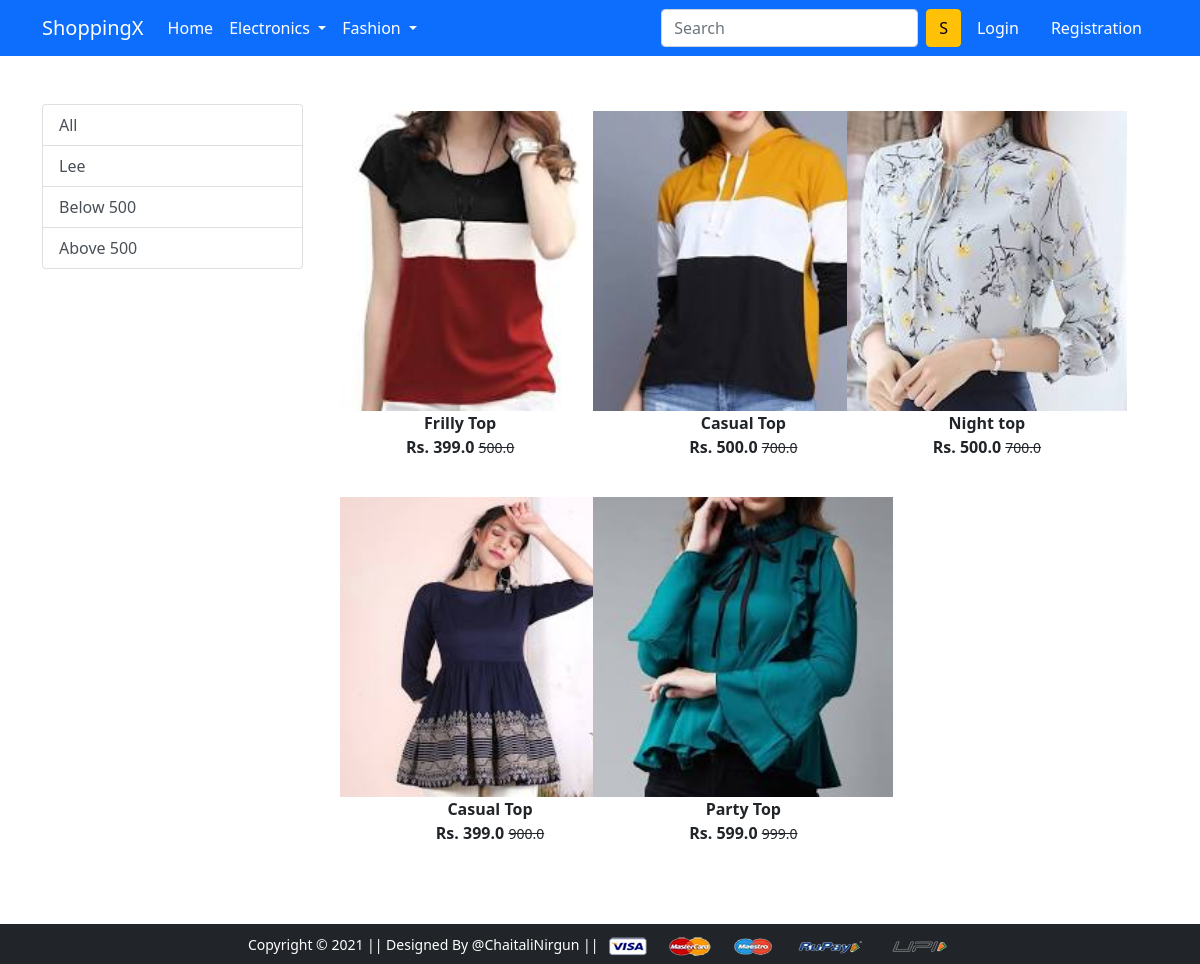
Screenshot of /topwears/ with the database file from the repository.
### app/models.py (models this page shows)
class Product(models.Model):
    title=models.CharField(max_length=50)
    selling_price=models.FloatField()
    discounted_price=models.FloatField()
    description=models.CharField(max_length=200)
    brand=models.CharField(max_length=50)
    category=models.CharField(choices=CATEGORY_CHOICES,max_length=2)
    product_image=models.ImageField(upload_to='producting')

### app/views.py (the view)
# urls.py: path('topwears/', views.topwears, name='topwears'),
def topwears(request,data=None):
    if data == None:
        topwears=Product.objects.filter(category='TW')
    elif data=='Lee':
        topwears=Product.objects.filter(category='TW').filter(brand=data)
    elif data=='below':
        topwears=Product.objects.filter(category='TW').filter(discounted_price__lt=500)
    elif data=='above':
        topwears=Product.objects.filter(category='TW').filter(discounted_price__gt=500)
    return render(request, 'app/topwears.html',{'topwears':topwears})

### app/templates/app/topwears.html (shortened to what this page needs)
{% extends 'app/base.html' %}
{% load static %}
{% block main-content %}
<div class="container my-5">
 <div class="row">
  <div class="col-sm-3">
   <div class="list-group">
     <a href="{% url 'topwears' %}" class="list-group-item list-group-item-action" aria-current="true">All</a>
     <a href="{% url 'topwearsdata' 'Lee'  %}" class="list-group-item list-group-item-action" aria-current="true">Lee</a>
     <a href="{% url 'topwearsdata' 'below'  %}" class="list-group-item list-group-item-action">Below 500</a>
     <a href="{% url 'topwearsdata' 'above'  %}" class="list-group-item list-group-item-action">Above 500</a>
   </div>
  </div>
  <div class="col-sm-8">
   <div class="row">
    {% for product in topwears %}
     <div class="col-sm-4 text-center mb-4">
      <a href="{% url 'product-detail' product.id %}" class="btn">
       <div class="item">
        <img src="{{product.product_image.url}}" alt="" height="300" class="">
        <div class="fw-bold">{{product.title}}</div>
        <div class="fw-bold">Rs. {{product.discounted_price}} <small class="fw-light text-decoration-line-through">{{product.selling_price}}</small></div>
       </div>
      </a>
     </div>
    {% endfor %}
   </div>
  </div>
 </div>
</div>
{% endblock main-content %}

### rows the page displays
Product: product_image (picture), title "Frilly Top", discounted_price "399.0", selling_price "500.0"
Product: product_image (picture), title "Casual Top", discounted_price "500.0", selling_price "700.0"
Product: product_image (picture), title "Night top", discounted_price "500.0", selling_price "700.0"
Product: product_image (picture), title "Casual Top", discounted_price "399.0", selling_price "900.0"
Product: product_image (picture), title "Party Top", discounted_price "599.0", selling_price "999.0"
